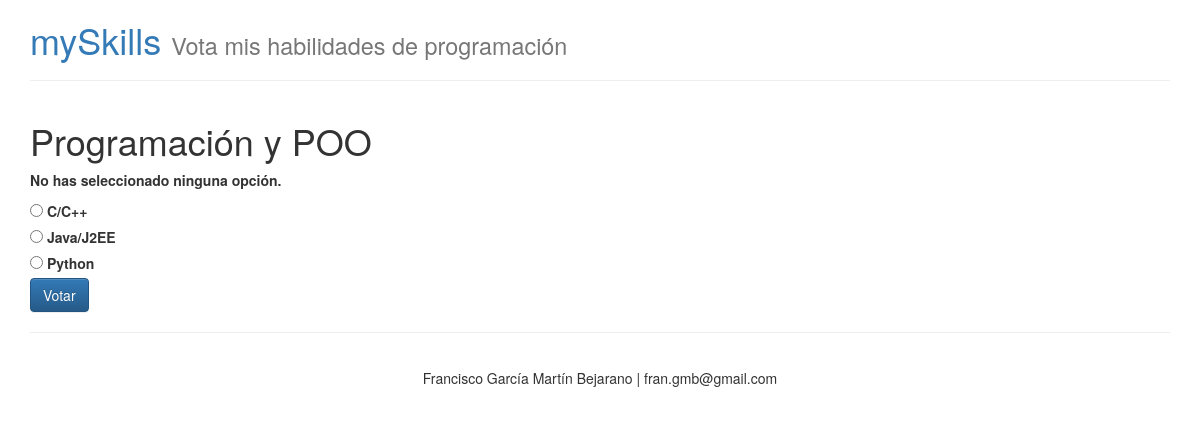
/skills/6/vote/, run on the app's committed database.
### skills/models.py (models this page shows, shortened)
class Skill(models.Model):
	skill_text = models.CharField(max_length=200)
	icon = models.CharField(max_length=50)
	pub_date = models.DateTimeField('date published')

class Choice(models.Model):
	skill = models.ForeignKey(Skill)
	choice_text = models.CharField(max_length=200)
	votes = models.IntegerField(default=0)

### skills/views.py (the view, shortened to what this page needs)
# urls.py: url(r'^api/skills/(?P<skill_id>\d+)/vote$', views.voteJSON, name='voteJSON'),
def vote(request, skill_id):
	p = get_object_or_404(Skill, pk=skill_id)
	try:
		selected_choice = p.choice_set.get(pk=request.POST['choice'])
	except (KeyError, Choice.DoesNotExist):
		return render (request, 'detail.html', {
				'skill': p,
				'error_message': "No has seleccionado ninguna opción.",
			})

### skills/context_processor.py (called while the page is built)
def SiteInfo(request):
	return {
		'site_title': settings.SITE_TITLE,
		'site_subtitle': settings.SITE_SUBTITLE,
		'site_credits': settings.SITE_CREDITS,
	}

def LastActivity(request):
	result = {}
	if 'votes' in request.session:
		pks_list = request.session['votes']
		skills = list(Skill.objects.filter(pk__in=pks_list))
		skills.sort(key=lambda t: pks_list.index(t.pk))
		result['last_skills'] = skills
	return result

### skills/templates/detail.html (shortened to what this page needs)
{% extends 'layouts/main.html' %}
{% block content %}
<h1>{{ skill.skill_text }}</h1>
{% if error_message %}
	<p>
		<strong>
			{{error_message}}
		</strong>
	</p>
{% endif %}
<form action="{% url 'vote' skill.id %}" method="POST">
	{% for choice in skill.choice_set.all %}
		<input type="radio" name="choice" id="choice{{forloop.counter}}" value="{{choice.id}}" />
		<label for="choice{{forloop.counter}}">{{choice.choice_text}}</label><br/>
	{% endfor %}
	<input type="submit" value="Votar" class="btn btn-primary"/>
</form>
{% endblock %}

### data on the page
Skill: skill_text "Programación y POO"
Choice: choice_text "C/C++"
Choice: choice_text "Java/J2EE"
Choice: choice_text "Python"

### other printed values
{{ site_title }} "mySkills"
{{ site_subtitle }} "Vota mis habilidades de programación"
{{ error_message }} "No has seleccionado ninguna opción."
{{ site_credits }} "Francisco García Martín Bejarano | fran.gmb@gmail.com"
